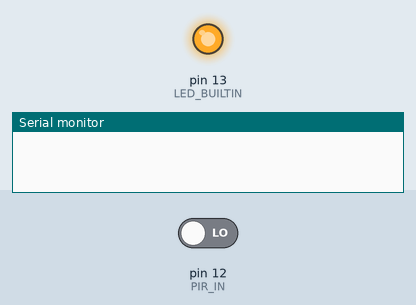
Simulated run of this sketch. Board: Arduino Uno, built with avr-gcc and run on an emulated ATmega328P. Parts: output pins drawn as LEDs (lit = HIGH), the last lines printed to the serial monitor. Inputs (shaded band) come from the test bench; at power-on: pin 12 (PIR_IN) LOW.

Above: at 1.2 s.
1.3 s: pin 12 (PIR_IN) driven HIGH
At 1.9 s:
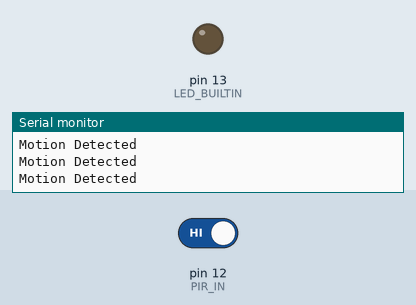
2.8 s: pin 12 (PIR_IN) driven LOW
At 3.2 s:
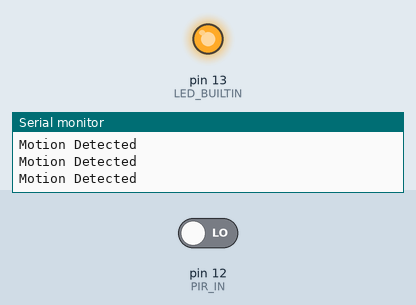
Timing chart, 0 to 5.8 s (numbered marks = the images above; inputs shaded):
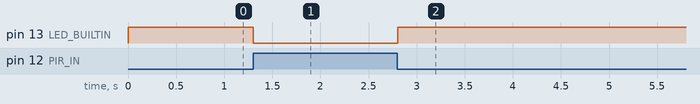

Measured:
- after the input at 1.3 s, pin 13 (LED_BUILTIN): HIGH → LOW at once
- after the input at 2.8 s, pin 13 (LED_BUILTIN): LOW → HIGH at once

The sketch:

PIR_Sensor.ino
```cpp
int PIR_IN = 12; // Pin D6
// # define LED_OUT LED_BUILTIN // Pin D7

void setup() {
  // put your setup code here, to run once:

  pinMode(PIR_IN, INPUT);
  pinMode(LED_BUILTIN, OUTPUT);
  Serial.begin(9600);
}

void loop() {

  bool PIR_val = digitalRead(PIR_IN);

  if(PIR_val == HIGH)
  {
    digitalWrite(LED_BUILTIN, LOW);
    Serial.println("Motion Detected");
  }
  else
  {
    digitalWrite(LED_BUILTIN, HIGH);
    // Serial.println("Motion NOT Detected");
  }

  // delay(1000);
  // put your main code here, to run repeatedly:


}
```
